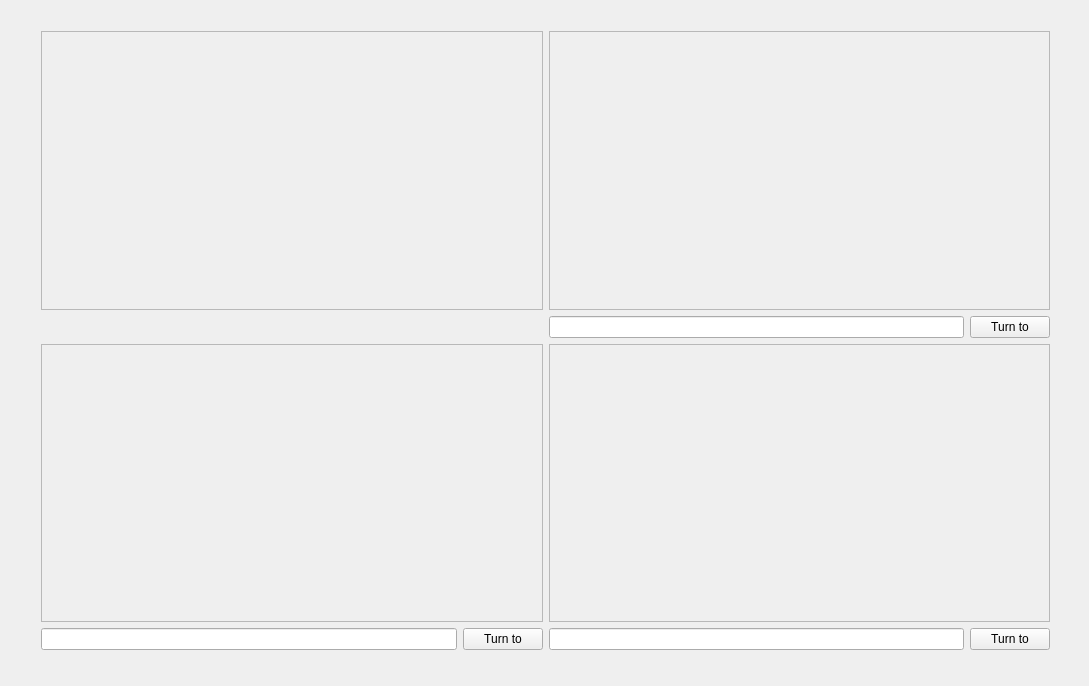
<?xml version="1.0" encoding="UTF-8"?>
<ui version="4.0">
 <class>Widget</class>
 <widget class="QWidget" name="Widget">
  <property name="geometry">
   <rect>
    <x>0</x>
    <y>0</y>
    <width>1089</width>
    <height>686</height>
   </rect>
  </property>
  <property name="windowTitle">
   <string>一个好的直播，必须要有6秒延迟 </string>
  </property>
  <widget class="QWidget" name="layoutWidget">
   <property name="geometry">
    <rect>
     <x>30</x>
     <y>20</y>
     <width>1031</width>
     <height>641</height>
    </rect>
   </property>
   <layout class="QGridLayout" name="gridLayout">
    <item row="0" column="0" colspan="2">
     <widget class="QFrame" name="videoFrame_1">
      <property name="frameShape">
       <enum>QFrame::StyledPanel</enum>
      </property>
      <property name="frameShadow">
       <enum>QFrame::Raised</enum>
      </property>
     </widget>
    </item>
    <item row="0" column="2" colspan="2">
     <widget class="QFrame" name="videoFrame_2">
      <property name="frameShape">
       <enum>QFrame::StyledPanel</enum>
      </property>
      <property name="frameShadow">
       <enum>QFrame::Raised</enum>
      </property>
     </widget>
    </item>
    <item row="1" column="2">
     <widget class="QLineEdit" name="lineEdit_2"/>
    </item>
    <item row="1" column="3">
     <widget class="QPushButton" name="pushButton_2">
      <property name="text">
       <string>Turn to</string>
      </property>
     </widget>
    </item>
    <item row="2" column="0" colspan="2">
     <widget class="QFrame" name="videoFrame_3">
      <property name="frameShape">
       <enum>QFrame::StyledPanel</enum>
      </property>
      <property name="frameShadow">
       <enum>QFrame::Raised</enum>
      </property>
     </widget>
    </item>
    <item row="2" column="2" colspan="2">
     <widget class="QFrame" name="videoFrame_4">
      <property name="frameShape">
       <enum>QFrame::StyledPanel</enum>
      </property>
      <property name="frameShadow">
       <enum>QFrame::Raised</enum>
      </property>
     </widget>
    </item>
    <item row="3" column="0">
     <widget class="QLineEdit" name="lineEdit_3"/>
    </item>
    <item row="3" column="1">
     <widget class="QPushButton" name="pushButton_3">
      <property name="text">
       <string>Turn to</string>
      </property>
     </widget>
    </item>
    <item row="3" column="2">
     <widget class="QLineEdit" name="lineEdit_4"/>
    </item>
    <item row="3" column="3">
     <widget class="QPushButton" name="pushButton_4">
      <property name="text">
       <string>Turn to</string>
      </property>
     </widget>
    </item>
   </layout>
  </widget>
 </widget>
 <layoutdefault spacing="6" margin="11"/>
 <resources/>
 <connections/>
</ui>
